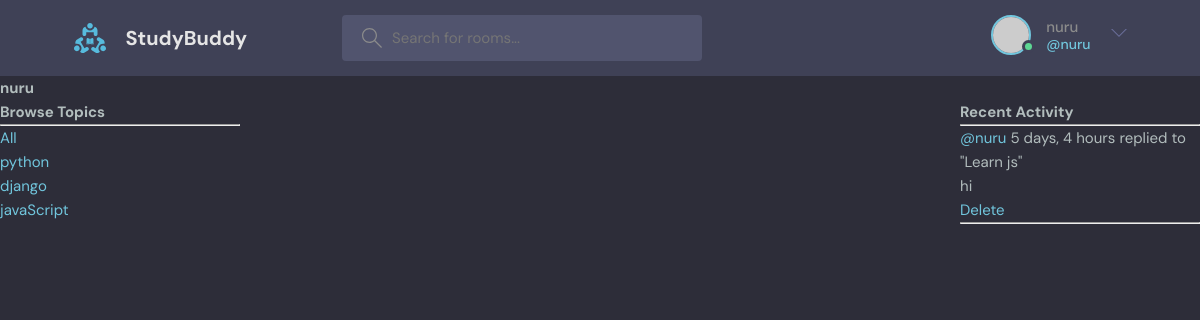
Before: /profile/2/ (signed in) with the older database file.
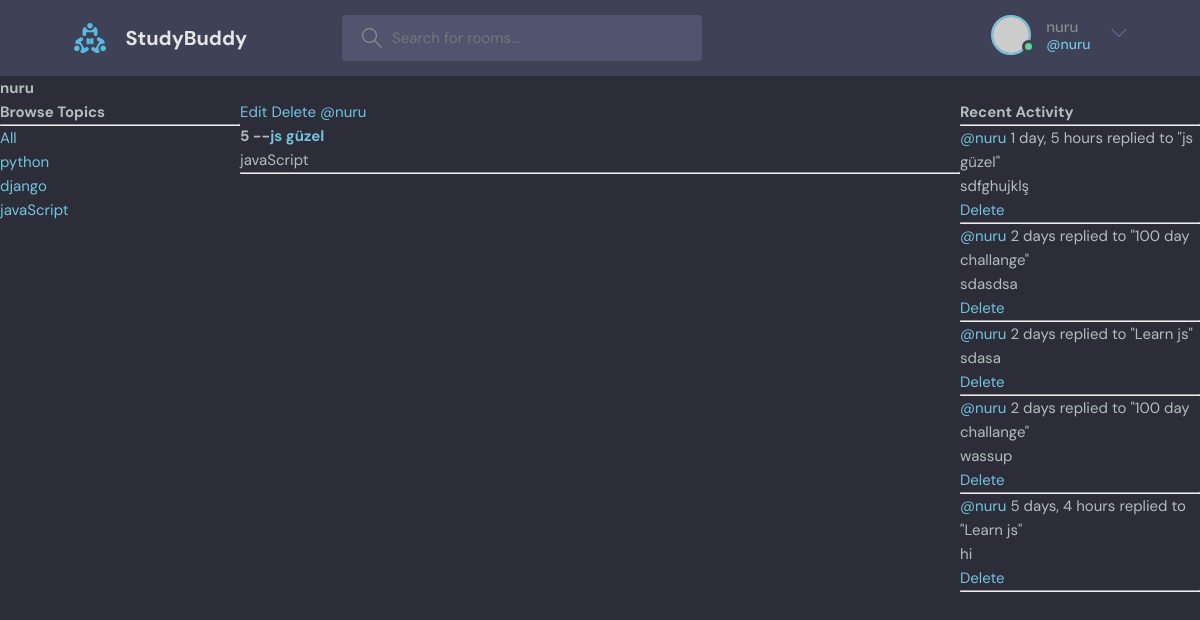
After: the same page with the newer database file.
### base/models.py (models this page shows, shortened)
class Topic(models.Model):
    name= models.CharField(max_length=200)

class Message(models.Model):
    user = models.ForeignKey(User,on_delete=models.CASCADE)
    room = models.ForeignKey(Room,on_delete=models.CASCADE)
    body = models.TextField()
    updated = models.DateTimeField(auto_now=True)
    created = models.DateTimeField(auto_now_add=True)
    class Meta:
        ordering=["-updated", "-created"]
    def __str__(self):
         return self.body[0:50]

class Room(models.Model):
    host = models.ForeignKey(User,on_delete=models.SET_NULL,null=True)
    topic = models.ForeignKey(Topic,on_delete=models.SET_NULL,null=True)
    name =models.CharField(max_length=200)
    description = models.TextField(null=True,blank=True)
    participants = models.ManyToManyField(User,related_name="participants"
    ,blank=True)
    updated = models.DateTimeField(auto_now=True)
    created = models.DateTimeField(auto_now_add=True)
    class Meta:
        ordering=["-updated", "-created"]
    def __str__(self):
        return self.name

### base/views.py (the view)
# urls.py: path('profile/<str:pk>/',views.userProfile,name="user-profile"),
def userProfile(request,pk):
    user= User.objects.get(id=pk)
    rooms = user.room_set.all()
    room_messages= user.message_set.all()
    topics= Topic.objects.all()
    context={"user":user,"rooms":rooms,
             "room_messages":room_messages,
              "topics":topics
              }
    return render(request,'profile.html',context)

### base/templates/profile.html (shortened to what this page needs)
{% extends 'main.html' %}
{% block content %}
<h1>{{user.username}}</h1>
<div class="profile-container">
    <div>
        {% include 'topics_component.html' %}
    </div>
    <div>
        {% include 'feed_component.html' %}
    </div>
    <div>
        {% include 'activity_component.html' %}
    </div>
</div>
{% endblock content %}

### base/templates/topics_component.html
<h3>Browse Topics</h3>
<hr>
<div>
    <a href="{% url 'home' %}">All</a>
</div>
{% for topic in topics %}
<div>
    <a href="{% url 'home' %}?q={{topic.name}}">{{topic.name}}</a>
</div>
{% endfor %}

### base/templates/feed_component.html
        {% for room in rooms %}
        <div>
            {% if request.user == room.host %}
            <a href="{% url 'update-room' room.id %}">Edit</a>
            <a href="{% url 'delete-room' room.id %}">Delete</a>
            {% endif %}
             <a href="{% url 'user-profile' room.host.id %}">@{{room.host.username}}</a>
            <h5>{{room.id}} --<a href="{% url 'room' room.id %}"> {{room.name}}</a></h5>
            <small>{{room.topic.name}}</small>
            <hr>
        </div>
        {% endfor %}

### base/templates/activity_component.html
<h3>Recent Activity</h3>
<hr>
{% for message in room_messages %}
 <div>
  <small><a href="{% url 'user-profile' message.user.id %}">@{{message.user}}</a> {{message.created|timesince}}</small>
  <small>replied to "{{message.room}}"</small>
   <p>{{message}}</p>
   {% if request.user ==  message.user %}
  <a href="{% url 'delete-message' message.id %}">Delete</a>
 {% endif %}
 <hr>
</div>
{% endfor %}

Changed rows visible on the page:
added Room: shows "Edit", host.username "nuru", id "5", name "js güzel", topic.name "javaScript"
added Message: user "nuru", created "1 day, 5 hours", room "js güzel", body "sdfghujklş", shows "Delete"
added Message: user "nuru", created "2 days", room "100 day challange", body "sdasdsa", shows "Delete"
added Message: user "nuru", created "2 days", room "Learn js", body "sdasa", shows "Delete"
added Message: user "nuru", created "2 days", room "100 day challange", body "wassup", shows "Delete"
